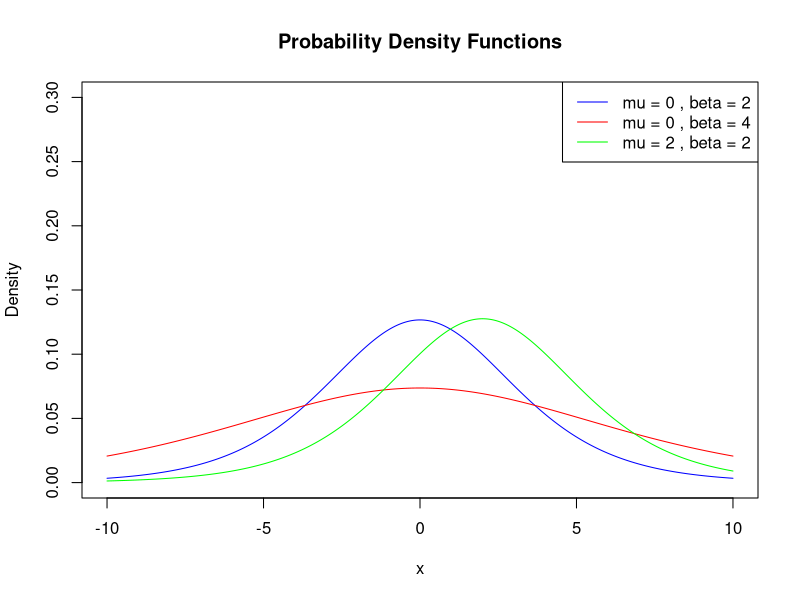
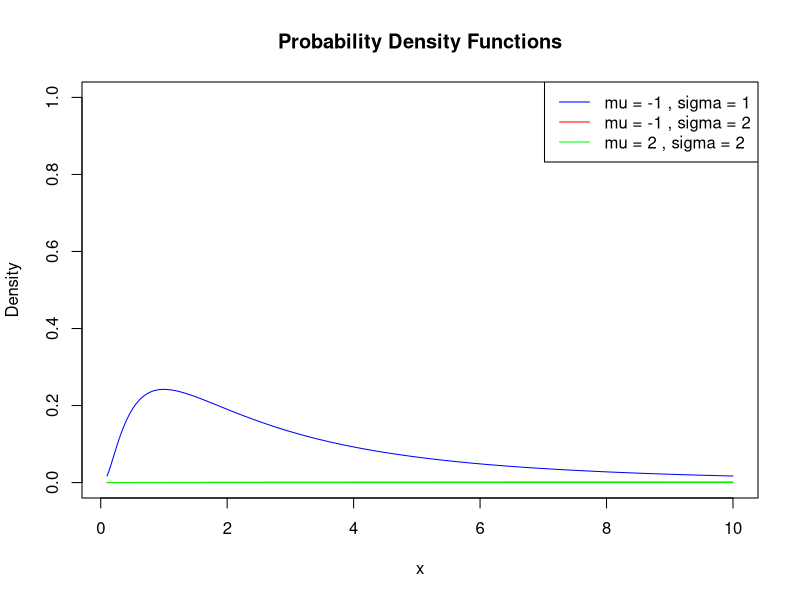
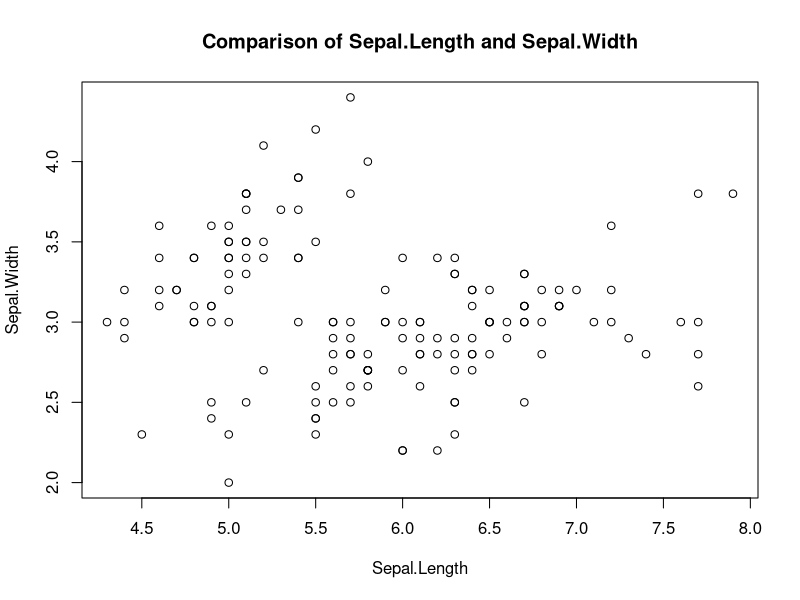
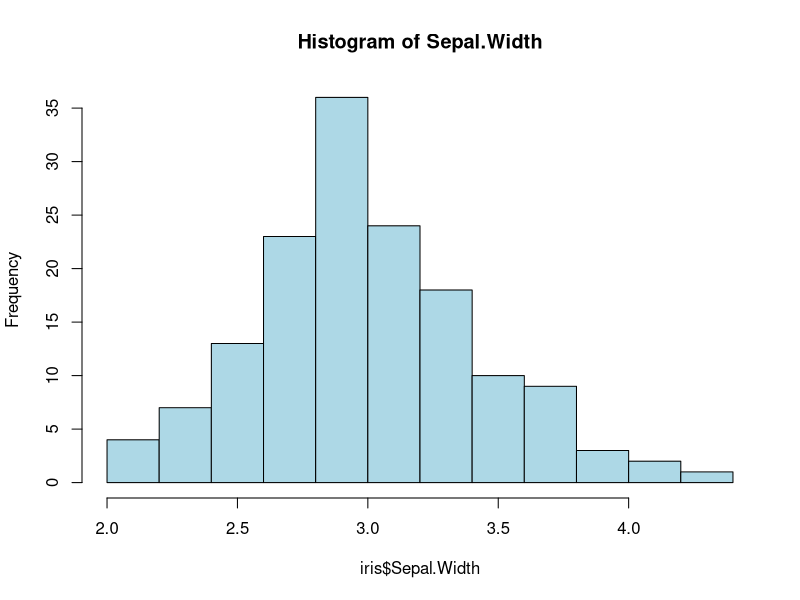
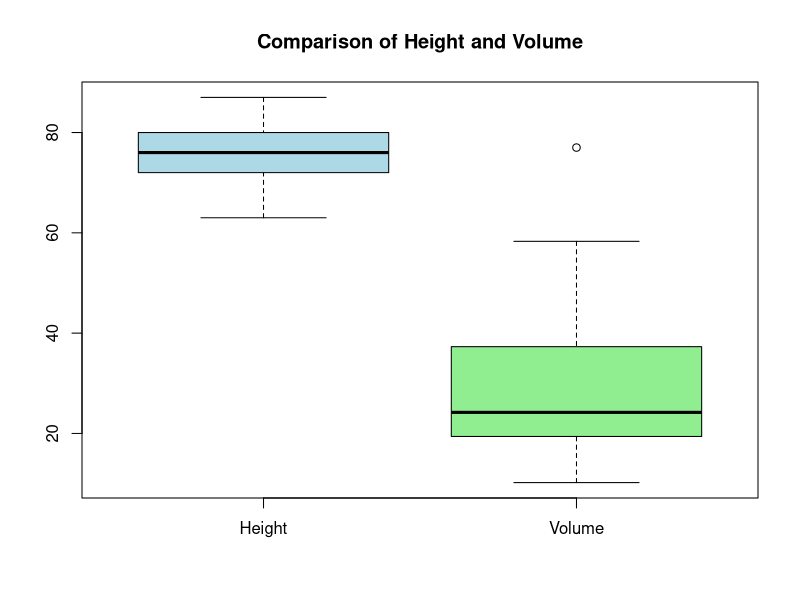
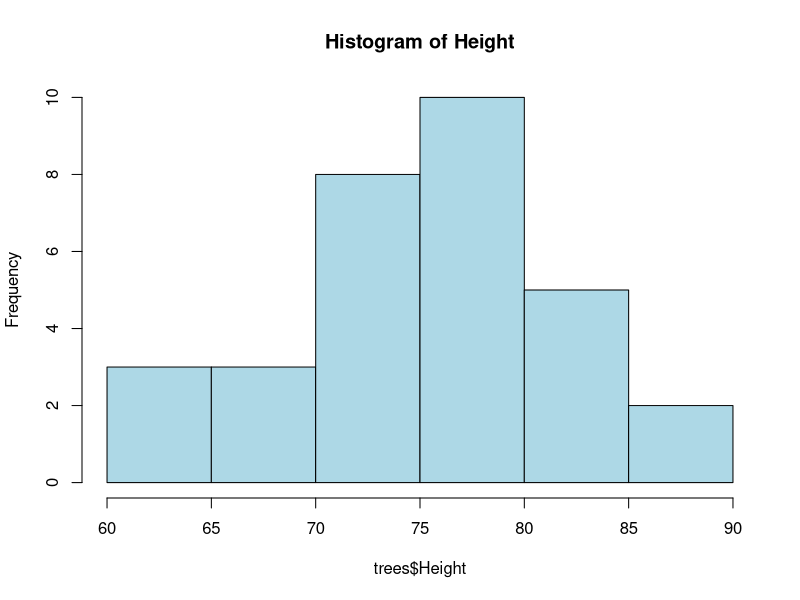

Write R code to recreate these figures, in order.
# 1.1 Function definition
f <- function(x, mu, beta, K) {
  K * exp(-(x - mu)/beta) / (1 + exp(-(x - mu)/beta))^2
}

# Solve for K in each case
mu <- c(0, 0, 2)
beta <- c(2, 4, 2)

K_values <- numeric(length(mu))

for (i in seq_along(mu)) {
  integral <- integrate(f, lower = -10, upper = 10, mu = mu[i], beta = beta[i], K = 1)$value
  K_values[i] <- 1 / integral
}

K_values


# 1.2 Plotting PDFs for each case
x <- seq(-10, 10, length.out = 1000)

pdf_case <- function(x, mu, beta, K) {
  K * exp(-(x - mu)/beta) / (1 + exp(-(x - mu)/beta))^2
}

pdfs <- sapply(1:length(mu), function(i) pdf_case(x, mu[i], beta[i], K_values[i]))

plot(x, pdfs[,1], type = "l", col = "blue", ylim = c(0, 0.3), xlab = "x", ylab = "Density", main = "Probability Density Functions")
lines(x, pdfs[,2], col = "red")
lines(x, pdfs[,3], col = "green")
legend("topright", legend = c(paste("mu =", mu, ", beta =", beta)), col = c("blue", "red", "green"), lty = 1)


# 1.3 Expected value and variance function
E <- function(mu, beta) {
  mu
}

V <- function(mu, beta) {
  (pi^2 * beta^2) / 3
}

# Calculate for each case
E_values <- sapply(mu, E, beta = beta)
V_values <- sapply(mu, V, beta = beta)

E_values
V_values


# 2.1 Function definition
f2 <- function(x, mu, sigma, K) {
  K * x * exp(-(log(x) - mu)^2 / (2 * sigma^2))
}

# Solve for K in each case
mu <- c(-1, -1, 2)
sigma <- c(1, 2, 2)

K_values <- numeric(length(mu))

for (i in seq_along(mu)) {
  integral <- integrate(f2, lower = 0, upper = Inf, mu = mu[i], sigma = sigma[i], K = 1)$value
  K_values[i] <- 1 / integral
}

K_values


# 2.2 Plotting PDFs for each case
x <- seq(0.1, 10, length.out = 1000)

pdf_case2 <- function(x, mu, sigma, K) {
  K * x * exp(-(log(x) - mu)^2 / (2 * sigma^2))
}

pdfs2 <- sapply(1:length(mu), function(i) pdf_case2(x, mu[i], sigma[i], K_values[i]))

plot(x, pdfs2[,1], type = "l", col = "blue", ylim = c(0, 1), xlab = "x", ylab = "Density", main = "Probability Density Functions")
lines(x, pdfs2[,2], col = "red")
lines(x, pdfs2[,3], col = "green")
legend("topright", legend = c(paste("mu =", mu, ", sigma =", sigma)), col = c("blue", "red", "green"), lty = 1)


# 2.3 Calculate for each case
E_values2 <- sapply(mu, function(m) exp(m + sigma^2 / 2))
V_values2 <- sigma^2 * (exp(sigma^2) - 1)

E_values2
V_values2


# 3.1 Load iris dataset
data(iris)

# Compare Sepal.Length and Sepal.Width graphically
plot(iris$Sepal.Length, iris$Sepal.Width, xlab = "Sepal.Length", ylab = "Sepal.Width", main = "Comparison of Sepal.Length and Sepal.Width")

# Histogram of Sepal.Width
hist(iris$Sepal.Width, col = "lightblue", main = "Histogram of Sepal.Width")


# 4.1 Probability X >= 3 for normal distribution with mean 2 and variance 3
1 - pnorm(3, mean = 2, sd = sqrt(3))

# Probability 1 < X < 9 for normal distribution with mean 2 and variance 3
pnorm(9, mean = 2, sd = sqrt(3)) - pnorm(1, mean = 2, sd = sqrt(3))

# Find x such that F(x) = 0.75
qnorm(0.75, mean = 2, sd = sqrt(3))

# Y follows standard normal distribution


# Generate random sample of size 1000 from Y
sample_Y <- rnorm(1000, mean = 0, sd = 1)

# Compute mean and variance
mean_Y <- mean(sample_Y)
var_Y <- var(sample_Y)

mean_Y
var_Y

# Compute variance of X
var_X <- 3

# Verify the relationship
3 * var_Y == var_X


# Load trees dataset
data(trees)

# Box plot comparison
boxplot(trees$Height, trees$Volume, names = c("Height", "Volume"), col = c("lightblue", "lightgreen"), main = "Comparison of Height and Volume")

# Histogram of Height
hist(trees$Height, col = "lightblue", main = "Histogram of Height")


# 6 X follows Binomial distribution

# Probability X = 3 for Binomial distribution
dbinom(3, size = 10, prob = 0.3)

# Probability 2 < X <= 5 for Binomial distribution
pbinom(5, size = 10, prob = 0.3) - pbinom(2, size = 10, prob = 0.3)

# Median value of X for Binomial distribution
qbinom(0.5, size = 10, prob = 0.3)

# Generate random sample of size 1000 from X
sample_X <- rbinom(1000, size = 10, prob = 0.3)

# Compute mean and variance
mean_X <- mean(sample_X)
var_X <- var(sample_X)

mean_X
var_X

# Transform to Y
Y <- 10 - sample_X

# Compute variance of Y
var_Y <- var(Y)

# Verify equality of variances
var_Y == var_X




